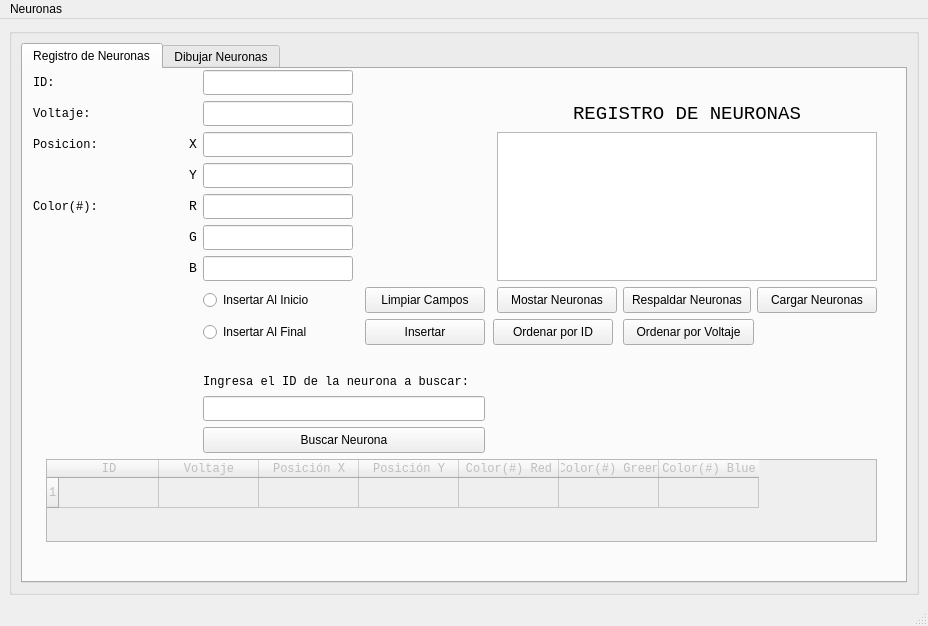
<?xml version="1.0" encoding="UTF-8"?>
<ui version="4.0">
 <class>MainWindow</class>
 <widget class="QMainWindow" name="MainWindow">
  <property name="geometry">
   <rect>
    <x>0</x>
    <y>0</y>
    <width>928</width>
    <height>626</height>
   </rect>
  </property>
  <property name="windowTitle">
   <string>MainWindow</string>
  </property>
  <widget class="QWidget" name="centralwidget">
   <layout class="QHBoxLayout" name="horizontalLayout">
    <item>
     <widget class="QGroupBox" name="groupBox">
      <property name="title">
       <string/>
      </property>
      <layout class="QGridLayout" name="gridLayout_2">
       <item row="0" column="0">
        <widget class="QTabWidget" name="tabWidget">
         <property name="currentIndex">
          <number>0</number>
         </property>
         <widget class="QWidget" name="tab_1">
          <attribute name="title">
           <string>Registro de Neuronas</string>
          </attribute>
          <widget class="QTableWidget" name="tableWidget">
           <property name="enabled">
            <bool>false</bool>
           </property>
           <property name="geometry">
            <rect>
             <x>23</x>
             <y>390</y>
             <width>831</width>
             <height>83</height>
            </rect>
           </property>
           <property name="font">
            <font>
             <family>Consolas</family>
            </font>
           </property>
           <property name="frameShadow">
            <enum>QFrame::Sunken</enum>
           </property>
           <property name="gridStyle">
            <enum>Qt::SolidLine</enum>
           </property>
           <property name="rowCount">
            <number>1</number>
           </property>
           <property name="columnCount">
            <number>7</number>
           </property>
           <attribute name="horizontalHeaderMinimumSectionSize">
            <number>17</number>
           </attribute>
           <row/>
           <column>
            <property name="text">
             <string>ID</string>
            </property>
            <property name="font">
             <font>
              <family>Consolas</family>
             </font>
            </property>
           </column>
           <column>
            <property name="text">
             <string>Voltaje</string>
            </property>
            <property name="font">
             <font>
              <family>Consolas</family>
             </font>
            </property>
           </column>
           <column>
            <property name="text">
             <string>Posición X</string>
            </property>
            <property name="font">
             <font>
              <family>Consolas</family>
             </font>
            </property>
           </column>
           <column>
            <property name="text">
             <string>Posición Y</string>
            </property>
            <property name="font">
             <font>
              <family>Consolas</family>
             </font>
            </property>
           </column>
           <column>
            <property name="text">
             <string>Color(#) Red</string>
            </property>
            <property name="font">
             <font>
              <family>Consolas</family>
             </font>
            </property>
           </column>
           <column>
            <property name="text">
             <string>Color(#) Green</string>
            </property>
            <property name="font">
             <font>
              <family>Consolas</family>
             </font>
            </property>
           </column>
           <column>
            <property name="text">
             <string>Color(#) Blue</string>
            </property>
            <property name="font">
             <font>
              <family>Consolas</family>
             </font>
            </property>
           </column>
           <item row="0" column="0">
            <property name="text">
             <string/>
            </property>
            <property name="flags">
             <set>ItemIsSelectable|ItemIsDragEnabled|ItemIsDropEnabled|ItemIsUserCheckable|ItemIsEnabled</set>
            </property>
           </item>
           <item row="0" column="1">
            <property name="text">
             <string/>
            </property>
            <property name="flags">
             <set>ItemIsSelectable|ItemIsDragEnabled|ItemIsDropEnabled|ItemIsUserCheckable|ItemIsEnabled</set>
            </property>
           </item>
           <item row="0" column="2">
            <property name="text">
             <string/>
            </property>
            <property name="flags">
             <set>ItemIsSelectable|ItemIsDragEnabled|ItemIsDropEnabled|ItemIsUserCheckable|ItemIsEnabled</set>
            </property>
           </item>
           <item row="0" column="3">
            <property name="text">
             <string/>
            </property>
            <property name="flags">
             <set>ItemIsSelectable|ItemIsDragEnabled|ItemIsDropEnabled|ItemIsUserCheckable|ItemIsEnabled</set>
            </property>
           </item>
           <item row="0" column="4">
            <property name="text">
             <string/>
            </property>
            <property name="flags">
             <set>ItemIsSelectable|ItemIsDragEnabled|ItemIsDropEnabled|ItemIsUserCheckable|ItemIsEnabled</set>
            </property>
           </item>
           <item row="0" column="5">
            <property name="text">
             <string/>
            </property>
            <property name="flags">
             <set>ItemIsSelectable|ItemIsDragEnabled|ItemIsDropEnabled|ItemIsUserCheckable|ItemIsEnabled</set>
            </property>
           </item>
           <item row="0" column="6">
            <property name="text">
             <string/>
            </property>
            <property name="flags">
             <set>ItemIsSelectable|ItemIsDragEnabled|ItemIsDropEnabled|ItemIsUserCheckable|ItemIsEnabled</set>
            </property>
           </item>
          </widget>
          <widget class="QPushButton" name="LoadPushButton">
           <property name="geometry">
            <rect>
             <x>734</x>
             <y>218</y>
             <width>120</width>
             <height>26</height>
            </rect>
           </property>
           <property name="minimumSize">
            <size>
             <width>120</width>
             <height>0</height>
            </size>
           </property>
           <property name="cursor">
            <cursorShape>PointingHandCursor</cursorShape>
           </property>
           <property name="text">
            <string>Cargar Neuronas</string>
           </property>
          </widget>
          <widget class="QLabel" name="GLabel">
           <property name="geometry">
            <rect>
             <x>166</x>
             <y>156</y>
             <width>8</width>
             <height>25</height>
            </rect>
           </property>
           <property name="font">
            <font>
             <family>Consolas</family>
             <pointsize>10</pointsize>
            </font>
           </property>
           <property name="text">
            <string>G</string>
           </property>
          </widget>
          <widget class="QLabel" name="Separator">
           <property name="geometry">
            <rect>
             <x>10</x>
             <y>218</y>
             <width>150</width>
             <height>26</height>
            </rect>
           </property>
           <property name="text">
            <string/>
           </property>
          </widget>
          <widget class="QPushButton" name="ShowNPushButton">
           <property name="geometry">
            <rect>
             <x>474</x>
             <y>218</y>
             <width>120</width>
             <height>26</height>
            </rect>
           </property>
           <property name="minimumSize">
            <size>
             <width>120</width>
             <height>0</height>
            </size>
           </property>
           <property name="maximumSize">
            <size>
             <width>120</width>
             <height>16777215</height>
            </size>
           </property>
           <property name="cursor">
            <cursorShape>PointingHandCursor</cursorShape>
           </property>
           <property name="text">
            <string>Mostar Neuronas</string>
           </property>
          </widget>
          <widget class="QLabel" name="WindowTitleLabel">
           <property name="geometry">
            <rect>
             <x>474</x>
             <y>32</y>
             <width>380</width>
             <height>25</height>
            </rect>
           </property>
           <property name="maximumSize">
            <size>
             <width>16777215</width>
             <height>236</height>
            </size>
           </property>
           <property name="font">
            <font>
             <family>Consolas</family>
             <pointsize>14</pointsize>
            </font>
           </property>
           <property name="text">
            <string>REGISTRO DE NEURONAS</string>
           </property>
           <property name="alignment">
            <set>Qt::AlignCenter</set>
           </property>
           <property name="margin">
            <number>-1</number>
           </property>
           <property name="indent">
            <number>-1</number>
           </property>
          </widget>
          <widget class="QRadioButton" name="EndInsertPushButton">
           <property name="geometry">
            <rect>
             <x>180</x>
             <y>251</y>
             <width>150</width>
             <height>24</height>
            </rect>
           </property>
           <property name="cursor">
            <cursorShape>PointingHandCursor</cursorShape>
           </property>
           <property name="text">
            <string>Insertar Al Final</string>
           </property>
          </widget>
          <widget class="QLabel" name="RLabel">
           <property name="geometry">
            <rect>
             <x>166</x>
             <y>125</y>
             <width>8</width>
             <height>25</height>
            </rect>
           </property>
           <property name="font">
            <font>
             <family>Consolas</family>
             <pointsize>10</pointsize>
            </font>
           </property>
           <property name="text">
            <string>R</string>
           </property>
          </widget>
          <widget class="QLineEdit" name="VoltLineEdit">
           <property name="geometry">
            <rect>
             <x>180</x>
             <y>32</y>
             <width>150</width>
             <height>25</height>
            </rect>
           </property>
          </widget>
          <widget class="QLineEdit" name="PosYLineEdit">
           <property name="geometry">
            <rect>
             <x>180</x>
             <y>94</y>
             <width>150</width>
             <height>25</height>
            </rect>
           </property>
          </widget>
          <widget class="QLabel" name="BLabel">
           <property name="geometry">
            <rect>
             <x>166</x>
             <y>187</y>
             <width>8</width>
             <height>25</height>
            </rect>
           </property>
           <property name="font">
            <font>
             <family>Consolas</family>
             <pointsize>10</pointsize>
            </font>
           </property>
           <property name="text">
            <string>B</string>
           </property>
          </widget>
          <widget class="QLabel" name="XLabel">
           <property name="geometry">
            <rect>
             <x>166</x>
             <y>63</y>
             <width>8</width>
             <height>25</height>
            </rect>
           </property>
           <property name="font">
            <font>
             <family>Consolas</family>
             <pointsize>10</pointsize>
            </font>
           </property>
           <property name="text">
            <string>X</string>
           </property>
          </widget>
          <widget class="QLabel" name="IDLabel">
           <property name="geometry">
            <rect>
             <x>10</x>
             <y>1</y>
             <width>150</width>
             <height>25</height>
            </rect>
           </property>
           <property name="font">
            <font>
             <family>Consolas</family>
            </font>
           </property>
           <property name="text">
            <string>ID:</string>
           </property>
          </widget>
          <widget class="QLabel" name="PosLabel">
           <property name="geometry">
            <rect>
             <x>10</x>
             <y>63</y>
             <width>150</width>
             <height>25</height>
            </rect>
           </property>
           <property name="font">
            <font>
             <family>Consolas</family>
            </font>
           </property>
           <property name="text">
            <string>Posicion:</string>
           </property>
          </widget>
          <widget class="QLabel" name="IDSearchLabel">
           <property name="geometry">
            <rect>
             <x>180</x>
             <y>305</y>
             <width>282</width>
             <height>16</height>
            </rect>
           </property>
           <property name="font">
            <font>
             <family>Consolas</family>
             <pointsize>9</pointsize>
            </font>
           </property>
           <property name="text">
            <string>Ingresa el ID de la neurona a buscar:</string>
           </property>
          </widget>
          <widget class="QLabel" name="ColorLabel">
           <property name="geometry">
            <rect>
             <x>10</x>
             <y>125</y>
             <width>150</width>
             <height>25</height>
            </rect>
           </property>
           <property name="font">
            <font>
             <family>Consolas</family>
            </font>
           </property>
           <property name="text">
            <string>Color(#):</string>
           </property>
          </widget>
          <widget class="QLabel" name="VoltLabel">
           <property name="geometry">
            <rect>
             <x>10</x>
             <y>32</y>
             <width>150</width>
             <height>25</height>
            </rect>
           </property>
           <property name="font">
            <font>
             <family>Consolas</family>
            </font>
           </property>
           <property name="text">
            <string>Voltaje:</string>
           </property>
          </widget>
          <widget class="QLineEdit" name="PosXLineEdit">
           <property name="geometry">
            <rect>
             <x>180</x>
             <y>63</y>
             <width>150</width>
             <height>25</height>
            </rect>
           </property>
          </widget>
          <widget class="QPushButton" name="SearchPushButton">
           <property name="geometry">
            <rect>
             <x>180</x>
             <y>358</y>
             <width>282</width>
             <height>26</height>
            </rect>
           </property>
           <property name="cursor">
            <cursorShape>PointingHandCursor</cursorShape>
           </property>
           <property name="text">
            <string>Buscar Neurona</string>
           </property>
          </widget>
          <widget class="QPushButton" name="CleanPushNutton">
           <property name="geometry">
            <rect>
             <x>342</x>
             <y>218</y>
             <width>120</width>
             <height>26</height>
            </rect>
           </property>
           <property name="minimumSize">
            <size>
             <width>120</width>
             <height>0</height>
            </size>
           </property>
           <property name="cursor">
            <cursorShape>PointingHandCursor</cursorShape>
           </property>
           <property name="text">
            <string>Limpiar Campos</string>
           </property>
          </widget>
          <widget class="QPushButton" name="SavePushButton">
           <property name="geometry">
            <rect>
             <x>600</x>
             <y>218</y>
             <width>128</width>
             <height>26</height>
            </rect>
           </property>
           <property name="minimumSize">
            <size>
             <width>120</width>
             <height>0</height>
            </size>
           </property>
           <property name="cursor">
            <cursorShape>PointingHandCursor</cursorShape>
           </property>
           <property name="text">
            <string>Respaldar Neuronas</string>
           </property>
          </widget>
          <widget class="QLineEdit" name="ColorRLineEdit">
           <property name="geometry">
            <rect>
             <x>180</x>
             <y>125</y>
             <width>150</width>
             <height>25</height>
            </rect>
           </property>
          </widget>
          <widget class="QPushButton" name="InserPushButton">
           <property name="geometry">
            <rect>
             <x>342</x>
             <y>250</y>
             <width>120</width>
             <height>26</height>
            </rect>
           </property>
           <property name="minimumSize">
            <size>
             <width>120</width>
             <height>0</height>
            </size>
           </property>
           <property name="cursor">
            <cursorShape>PointingHandCursor</cursorShape>
           </property>
           <property name="text">
            <string>Insertar</string>
           </property>
          </widget>
          <widget class="QLineEdit" name="ColorGLineEdit">
           <property name="geometry">
            <rect>
             <x>180</x>
             <y>156</y>
             <width>150</width>
             <height>25</height>
            </rect>
           </property>
          </widget>
          <widget class="QLineEdit" name="IDSearchLineEdit">
           <property name="geometry">
            <rect>
             <x>180</x>
             <y>327</y>
             <width>282</width>
             <height>25</height>
            </rect>
           </property>
          </widget>
          <widget class="QLabel" name="label">
           <property name="geometry">
            <rect>
             <x>180</x>
             <y>282</y>
             <width>150</width>
             <height>17</height>
            </rect>
           </property>
           <property name="text">
            <string/>
           </property>
          </widget>
          <widget class="QLineEdit" name="ColorBLineEdit">
           <property name="geometry">
            <rect>
             <x>180</x>
             <y>187</y>
             <width>150</width>
             <height>25</height>
            </rect>
           </property>
          </widget>
          <widget class="QPlainTextEdit" name="InfoDisplay">
           <property name="geometry">
            <rect>
             <x>474</x>
             <y>63</y>
             <width>380</width>
             <height>149</height>
            </rect>
           </property>
           <property name="readOnly">
            <bool>true</bool>
           </property>
          </widget>
          <widget class="QRadioButton" name="BegginInsertPushButton">
           <property name="geometry">
            <rect>
             <x>180</x>
             <y>219</y>
             <width>150</width>
             <height>24</height>
            </rect>
           </property>
           <property name="cursor">
            <cursorShape>PointingHandCursor</cursorShape>
           </property>
           <property name="text">
            <string>Insertar Al Inicio</string>
           </property>
          </widget>
          <widget class="QLineEdit" name="IDLineEdit">
           <property name="geometry">
            <rect>
             <x>180</x>
             <y>1</y>
             <width>150</width>
             <height>25</height>
            </rect>
           </property>
          </widget>
          <widget class="QLabel" name="YLabel">
           <property name="geometry">
            <rect>
             <x>166</x>
             <y>94</y>
             <width>8</width>
             <height>25</height>
            </rect>
           </property>
           <property name="font">
            <font>
             <family>Consolas</family>
             <pointsize>10</pointsize>
            </font>
           </property>
           <property name="text">
            <string>Y</string>
           </property>
          </widget>
          <widget class="QPushButton" name="pushButton">
           <property name="geometry">
            <rect>
             <x>470</x>
             <y>250</y>
             <width>120</width>
             <height>26</height>
            </rect>
           </property>
           <property name="minimumSize">
            <size>
             <width>120</width>
             <height>0</height>
            </size>
           </property>
           <property name="text">
            <string>Ordenar por ID</string>
           </property>
          </widget>
          <widget class="QPushButton" name="pushButton_2">
           <property name="geometry">
            <rect>
             <x>600</x>
             <y>250</y>
             <width>131</width>
             <height>26</height>
            </rect>
           </property>
           <property name="text">
            <string>Ordenar por Voltaje</string>
           </property>
          </widget>
         </widget>
         <widget class="QWidget" name="tab_2">
          <attribute name="title">
           <string>Dibujar Neuronas</string>
          </attribute>
          <widget class="QWidget" name="layoutWidget">
           <property name="geometry">
            <rect>
             <x>0</x>
             <y>0</y>
             <width>881</width>
             <height>501</height>
            </rect>
           </property>
           <layout class="QGridLayout" name="gridLayout">
            <item row="0" column="0" colspan="2">
             <widget class="QGraphicsView" name="graphicsView">
              <property name="renderHints">
               <set>QPainter::Antialiasing|QPainter::TextAntialiasing</set>
              </property>
             </widget>
            </item>
            <item row="1" column="0">
             <widget class="QPushButton" name="LimpiarPanPushButton">
              <property name="cursor">
               <cursorShape>PointingHandCursor</cursorShape>
              </property>
              <property name="text">
               <string>Limpiar Pantalla</string>
              </property>
             </widget>
            </item>
            <item row="1" column="1">
             <widget class="QPushButton" name="DibujarNPushButton">
              <property name="cursor">
               <cursorShape>PointingHandCursor</cursorShape>
              </property>
              <property name="text">
               <string>Dibujar Neuronas</string>
              </property>
             </widget>
            </item>
           </layout>
          </widget>
         </widget>
        </widget>
       </item>
      </layout>
     </widget>
    </item>
   </layout>
  </widget>
  <widget class="QMenuBar" name="menubar">
   <property name="geometry">
    <rect>
     <x>0</x>
     <y>0</y>
     <width>928</width>
     <height>23</height>
    </rect>
   </property>
   <widget class="QMenu" name="menuNeuronas">
    <property name="title">
     <string>Neuronas</string>
    </property>
   </widget>
   <addaction name="menuNeuronas"/>
  </widget>
  <widget class="QStatusBar" name="statusbar"/>
 </widget>
 <resources/>
 <connections/>
</ui>
